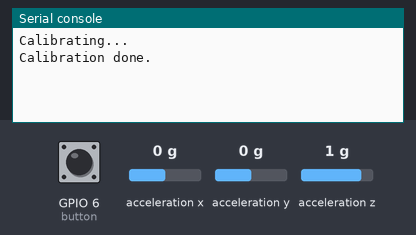
This program was run on a simulated ESP32 board running MicroPython. On the bench: the last lines printed to the serial console. The inputs (shaded band) are chosen by the test bench; at power-on: acceleration x 0 g, acceleration y 0 g, GPIO 6 (button) LOW, acceleration z 1 g.

Above: at 2.5 s.
2.6 s: acceleration x set to -1.4 g
At 2.7 s:
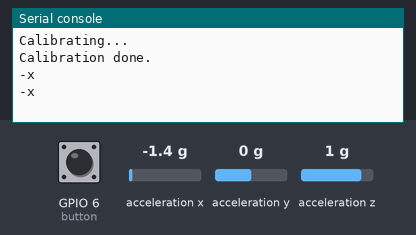
4.1 s: acceleration y set to -1.4 g
At 4.13 s:
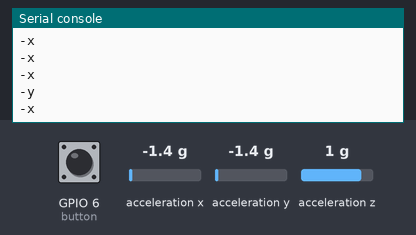
5.6 s: acceleration x set to 0.8 g
At 5.63 s:
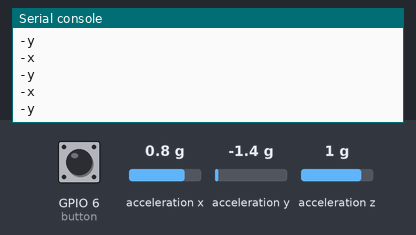

Measured:
- after the input at 2.6 s, the serial console: prints a new line at once (image 1)
- after the input at 4.1 s, the serial console: prints a new line at once (image 2)

The program:

micropython.py
```python
from micropython import const
from machine import SoftI2C, Pin
import ustruct
import time

# ADXL-345 Registers
_DATA_FORMAT = const(0x31)
_POWER_CTL = const(0x2D)
_DATAX0 = const(0x32)

# Range values
RANGE_2G = const(0x00)
RANGE_4G = const(0x01)
RANGE_8G = const(0x02)
RANGE_16G = const(0x03)

# Threshold for detecting movement (in g)
THRESHOLD = 0.07

class ADXL345:
    def __init__(self, i2c, address=0x53):
        self.i2c = i2c
        self.address = address
        self._initialize_sensor()
        self.x_history = []
        self.y_history = []
        self.z_history = []
        self.previous_avg = (0, 0, 0)
        self.x_offset, self.y_offset, self.z_offset = self._calibrate()
        self.initial_direction = {'x': None, 'y': None, 'z': None}
        self.crossed_start_point = {'x': False, 'y': False, 'z': False}

    def _initialize_sensor(self):
        self.i2c.start()
        self.i2c.writeto(self.address, bytearray([_POWER_CTL, 0x08]))  # power on
        self.set_range(RANGE_2G)  # Set default range to ±2g
        self.i2c.stop()
        time.sleep(0.1)  # Small delay to ensure the commands are processed

    def set_range(self, range_val):
        current_data_format = self.i2c.readfrom_mem(self.address, _DATA_FORMAT, 1)[0]
        new_data_format = (current_data_format & ~0x0F) | (range_val & 0x03) | 0x08  # Setting full resolution and range
        self.i2c.writeto(self.address, bytearray([_DATA_FORMAT, new_data_format]))
        time.sleep(0.1)  # Small delay to ensure the commands are processed

    def _update_history(self, x, y, z):
        if len(self.x_history) >= 3:
            self.x_history.pop(0)
            self.y_history.pop(0)
            self.z_history.pop(0)

        self.x_history.append(x)
        self.y_history.append(y)
        self.z_history.append(z)

    def _average_last_three(self, history):
        if len(history) < 3:
            return history[-1]
        return sum(history) // len(history)

    def _calibrate(self):
        print("Calibrating...")
        x_sum, y_sum, z_sum = 0, 0, 0
        num_samples = 100
        for _ in range(num_samples):
            x, y, z = self.read_raw()
            x_sum += x
            y_sum += y
            z_sum += z
            time.sleep(0.01)  # Small delay between readings

        x_offset = x_sum // num_samples
        y_offset = y_sum // num_samples
        z_offset = z_sum // num_samples

        print("Calibration done.")
        return x_offset, y_offset, z_offset

    def read_raw(self):
        self.i2c.start()
        self.i2c.writeto(self.address, bytearray([_DATAX0]))
        data = self.i2c.readfrom_mem(self.address, _DATAX0, 6)
        self.i2c.stop()

        if len(data) != 6:
            raise RuntimeError("Failed to read accelerometer data")

        x, y, z = ustruct.unpack('<3h', data)
        return x, y, z

    def read(self):
        x, y, z = self.read_raw()

        # Apply calibration offsets
        x -= self.x_offset
        y -= self.y_offset
        z -= self.z_offset

        self._update_history(x, y, z)

        avg_x = self._average_last_three(self.x_history)
        avg_y = self._average_last_three(self.y_history)
        avg_z = self._average_last_three(self.z_history)

        return avg_x, avg_y, avg_z

    def detect_direction(self, axis, delta, axis_name):
        direction = None
        if abs(delta) > THRESHOLD:
            if self.crossed_start_point[axis_name]:
                if (delta > 0 and self.initial_direction[axis_name] == "negative") or (delta < 0 and self.initial_direction[axis_name] == "positive"):
                    self.crossed_start_point[axis_name] = False
                    direction = axis_name
                    self.initial_direction[axis_name] = None  # Reset initial direction
            elif not self.initial_direction[axis_name]:
                self.initial_direction[axis_name] = "positive" if delta > 0 else "negative"
            elif (delta < 0 and self.initial_direction[axis_name] == "positive") or (delta > 0 and self.initial_direction[axis_name] == "negative"):
                self.crossed_start_point[axis_name] = True
        if direction:
            return f"{direction} ({'positive' if delta > 0 else 'negative'})"
        return None

    def get_movement_direction(self):
        current_avg = self.read()
        delta_x = (current_avg[0] - self.previous_avg[0]) / 256.0
        delta_y = (current_avg[1] - self.previous_avg[1]) / 256.0
        delta_z = (current_avg[2] - self.previous_avg[2]) / 256.0

        direction_x = self.detect_direction('x', delta_x, 'x')
        direction_y = self.detect_direction('y', delta_y, 'y')
#        direction_z = self.detect_direction('z', delta_z, 'z')

        self.previous_avg = current_avg

        return direction_x or direction_y #or direction_z

# Example usage:
i2c = SoftI2C(scl=Pin(7), sda=Pin(8))
accelerometer = ADXL345(i2c)
button = Pin(6, Pin.IN)
# Set the range to ±8g
accelerometer.set_range(RANGE_8G)

while True:
    direction = accelerometer.get_movement_direction()
    avg_x, avg_y, avg_z = accelerometer.read()
#    if direction:
        #print(f"Movement detected: {direction}")
    if(avg_x > 120):
        print("+x")
    if(avg_y > 120):
        print("+y")

    if(avg_y < -120):
        print("-y")
    if(avg_x < -120):
        print("-x")
    stat =button.value()
    time.sleep(0.05)
    #print(f"X: {avg_x:>6} | Y: {avg_y:>6} | Z: {avg_z:>6}")
```
